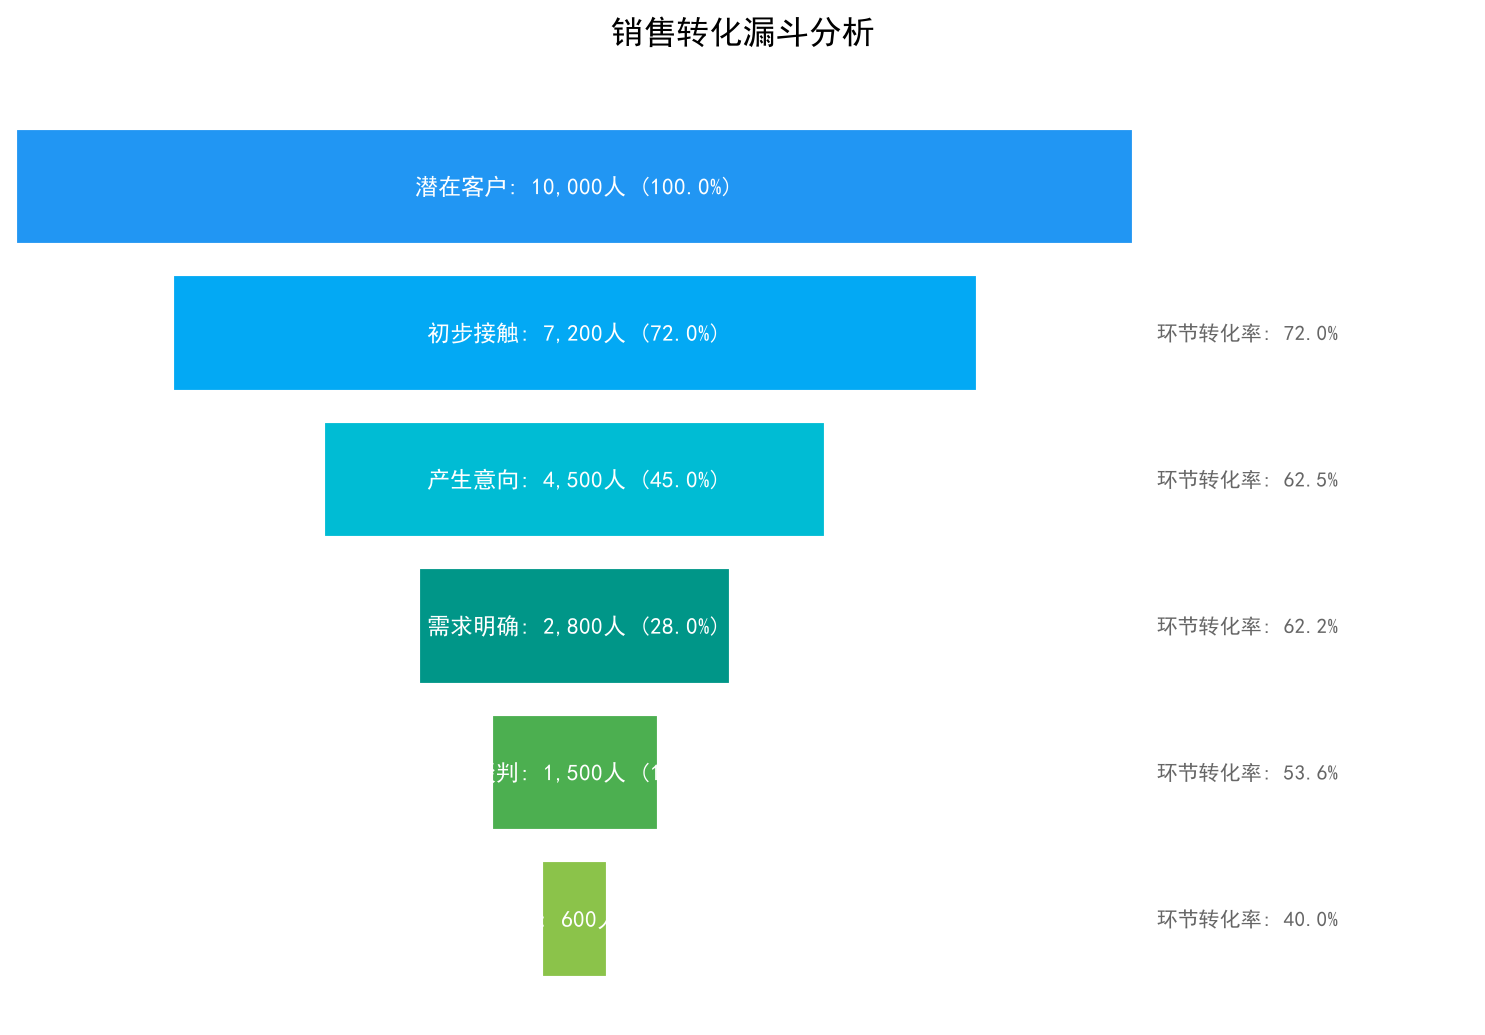

Source code (Python):
# -*- coding: utf-8 -*-
"""
销售漏斗图分析
==============
业务内涵：
    漏斗分析用于追踪用户从进入到转化的完整路径，
    发现哪个环节流失最多，从而针对性优化。
    常见于电商转化、销售线索、用户注册等场景。

核心指标：
    - 环节转化率 = 当前环节用户数 / 上一环节用户数
    - 总体转化率 = 当前环节用户数 / 第一环节用户数
"""
import pandas as pd
import numpy as np
import matplotlib
matplotlib.use('Agg')
import matplotlib.pyplot as plt
matplotlib.rcParams['font.sans-serif'] = ['SimHei', 'Microsoft YaHei']
matplotlib.rcParams['axes.unicode_minus'] = False

# ============================================================
# 1. 销售漏斗数据（与教材案例对应）
# ============================================================
funnel_data = pd.DataFrame({
    '阶段': ['潜在客户', '初步接触', '产生意向', '需求明确', '商务谈判', '成交签约'],
    '用户数': [10000, 7200, 4500, 2800, 1500, 600]
})

print("=" * 60)
print("销售漏斗原始数据")
print("=" * 60)
print(funnel_data.to_string(index=False))

# ============================================================
# 2. 计算转化率
# ============================================================
funnel_data['环节转化率'] = funnel_data['用户数'] / funnel_data['用户数'].shift(1)
funnel_data['总体转化率'] = funnel_data['用户数'] / funnel_data['用户数'].iloc[0]

# 第一行的环节转化率为100%
funnel_data.loc[0, '环节转化率'] = 1.0

print("\n" + "=" * 60)
print("漏斗转化率分析")
print("=" * 60)
print(funnel_data.to_string(index=False))

# 找出流失最严重的环节
funnel_data['流失人数'] = funnel_data['用户数'].shift(1) - funnel_data['用户数']
funnel_data['流失人数'].iloc[0] = 0
worst_stage = funnel_data.loc[funnel_data['流失人数'].idxmax()]
print(f"\n流失最严重环节: {worst_stage['阶段']}，流失 {int(worst_stage['流失人数'])} 人")

# ============================================================
# 3. 绘制漏斗图
# ============================================================
fig, ax = plt.subplots(figsize=(10, 7))

# 颜色渐变
colors = ['#2196F3', '#03A9F4', '#00BCD4', '#009688', '#4CAF50', '#8BC34A']

y_pos = np.arange(len(funnel_data))[::-1]  # 倒序，最上面是第一阶段
max_width = funnel_data['用户数'].max()

for i, (_, row) in enumerate(funnel_data.iterrows()):
    width = row['用户数'] / max_width
    left = (1 - width) / 2  # 居中
    ax.barh(y_pos[i], width, left=left, height=0.8,
            color=colors[i], edgecolor='white', linewidth=2)
    # 标签
    ax.text(0.5, y_pos[i],
            f"{row['阶段']}: {row['用户数']:,}人 ({row['总体转化率']*100:.1f}%)",
            ha='center', va='center', fontsize=11, fontweight='bold', color='white')

# 标注环节转化率
for i in range(1, len(funnel_data)):
    conv_rate = funnel_data['环节转化率'].iloc[i]
    ax.text(1.02, y_pos[i], f"环节转化率: {conv_rate*100:.1f}%",
            va='center', fontsize=10, color='#666')

ax.set_xlim(0, 1.3)
ax.set_yticks([])
ax.set_xticks([])
ax.set_title('销售转化漏斗分析', fontsize=16, fontweight='bold', pad=20)
ax.spines['top'].set_visible(False)
ax.spines['right'].set_visible(False)
ax.spines['bottom'].set_visible(False)
ax.spines['left'].set_visible(False)

plt.tight_layout()
plt.savefig('funnel_analysis.png', dpi=150, bbox_inches='tight')
print("\n图表已保存: funnel_analysis.png")

# ============================================================
# 4. 优化建议
# ============================================================
print("\n" + "=" * 60)
print("漏斗优化建议")
print("=" * 60)
print(f"整体转化率: {funnel_data['总体转化率'].iloc[-1]*100:.2f}%")
print(f"平均环节转化率: {funnel_data['环节转化率'].mean()*100:.1f}%")
print(f"\n重点优化环节: {worst_stage['阶段']}")
print("  建议: 分析该环节流失原因，优化产品/话术/流程")
